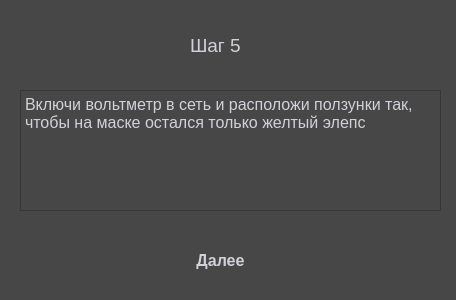
<?xml version="1.0" encoding="UTF-8"?>
<ui version="4.0">
 <class>Step5</class>
 <widget class="QDialog" name="Step5">
  <property name="geometry">
   <rect>
    <x>0</x>
    <y>0</y>
    <width>456</width>
    <height>300</height>
   </rect>
  </property>
  <property name="windowTitle">
   <string>Шаг 5</string>
  </property>
  <property name="styleSheet">
   <string notr="true">background-color:rgb(71,71,71)</string>
  </property>
  <widget class="QTextBrowser" name="textBrowser_2">
   <property name="geometry">
    <rect>
     <x>20</x>
     <y>90</y>
     <width>421</width>
     <height>121</height>
    </rect>
   </property>
   <property name="styleSheet">
    <string notr="true">  color: rgb(209,209,217);</string>
   </property>
   <property name="html">
    <string>&lt;!DOCTYPE HTML PUBLIC &quot;-//W3C//DTD HTML 4.0//EN&quot; &quot;http://www.w3.org/TR/REC-html40/strict.dtd&quot;&gt;
&lt;html&gt;&lt;head&gt;&lt;meta name=&quot;qrichtext&quot; content=&quot;1&quot; /&gt;&lt;style type=&quot;text/css&quot;&gt;
p, li { white-space: pre-wrap; }
&lt;/style&gt;&lt;/head&gt;&lt;body style=&quot; font-family:'MS Shell Dlg 2'; font-size:7.8pt; font-weight:400; font-style:normal;&quot;&gt;
&lt;p style=&quot; margin-top:0px; margin-bottom:0px; margin-left:0px; margin-right:0px; -qt-block-indent:0; text-indent:0px;&quot;&gt;&lt;span style=&quot; font-size:12pt;&quot;&gt;Включи вольтметр в сеть и расположи ползунки так, чтобы на маске остался только желтый элепс&lt;/span&gt;&lt;/p&gt;&lt;/body&gt;&lt;/html&gt;</string>
   </property>
  </widget>
  <widget class="QLabel" name="label">
   <property name="geometry">
    <rect>
     <x>190</x>
     <y>30</y>
     <width>71</width>
     <height>31</height>
    </rect>
   </property>
   <property name="font">
    <font>
     <pointsize>14</pointsize>
    </font>
   </property>
   <property name="styleSheet">
    <string notr="true">  color: rgb(209,209,217);</string>
   </property>
   <property name="text">
    <string>Шаг 5</string>
   </property>
  </widget>
  <widget class="QPushButton" name="pushButton">
   <property name="geometry">
    <rect>
     <x>160</x>
     <y>240</y>
     <width>121</width>
     <height>41</height>
    </rect>
   </property>
   <property name="font">
    <font>
     <pointsize>12</pointsize>
     <weight>87</weight>
     <bold>true</bold>
     <underline>false</underline>
     <strikeout>false</strikeout>
    </font>
   </property>
   <property name="cursor">
    <cursorShape>PointingHandCursor</cursorShape>
   </property>
   <property name="styleSheet">
    <string notr="true">QPushButton {
  position: relative;
  display: inline-block;
  font-size: 90%;
  font-weight: 700;
  color: rgb(209,209,217);
  text-decoration: none;
  text-shadow: 0 -1px 2px rgba(0,0,0,.2);
  padding: .5em 1em;
  outline: none;
  border-radius: 3px;
  background: linear-gradient(rgb(110,112,120), rgb(81,81,86)) rgb(110,112,120);
  box-shadow:
   0 1px rgba(255,255,255,.2) inset,
   0 3px 5px rgba(0,1,6,.5),
   0 0 1px 1px rgba(0,1,6,.2);
  transition: .2s ease-in-out;
}
QPushButton:hover {
  background: linear-gradient(rgb(126,126,134), rgb(70,71,76)) rgb(126,126,134);
}
QPushButton:pressed {
  top: 1px;
  background: linear-gradient(rgb(76,77,82), rgb(56,57,62)) rgb(76,77,82);
  box-shadow:
   0 0 1px rgba(0,0,0,.5) inset,
   0 2px 3px rgba(0,0,0,.5) inset,
   0 1px 1px rgba(255,255,255,.1);
}</string>
   </property>
   <property name="text">
    <string>Далее</string>
   </property>
  </widget>
 </widget>
 <resources/>
 <connections/>
</ui>
